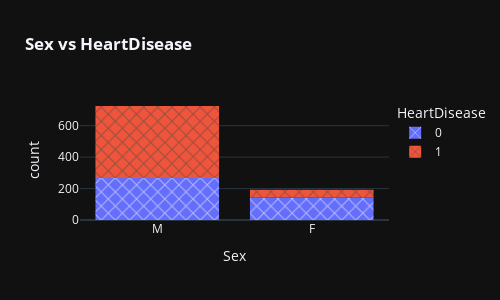

Notebook code cell kept with this figure:
### Code cell
fig = px.histogram(data_frame = df,
             x = "Sex",
             color="HeartDisease", title="<b>Sex vs HeartDisease</b>",
             pattern_shape_sequence=['x'],template='plotly_dark', width=500,height=300)

fig.show()

### Figure 1 — Plotly figure (JSON) as saved in the notebook; plotly's stock layout.template omitted (floating-point values rounded to 4 significant figures; data arrays with more than 128 entries replaced by an {"elided": "..."} marker saying what was removed)
{"data": [{"alignmentgroup": "True", "bingroup": "x", "hovertemplate": "HeartDisease=0<br>Sex=%{x}<br>count=%{y}<extra></extra>", "legendgroup": "0", "marker": {"color": "#636efa", "pattern": {"shape": "x"}}, "name": "0", "offsetgroup": "0", "orientation": "v", "showlegend": true, "type": "histogram", "x": {"elided": "410 str values"}, "xaxis": "x", "yaxis": "y"}, {"alignmentgroup": "True", "bingroup": "x", "hovertemplate": "HeartDisease=1<br>Sex=%{x}<br>count=%{y}<extra></extra>", "legendgroup": "1", "marker": {"color": "#EF553B", "pattern": {"shape": "x"}}, "name": "1", "offsetgroup": "1", "orientation": "v", "showlegend": true, "type": "histogram", "x": {"elided": "508 str values"}, "xaxis": "x", "yaxis": "y"}], "layout": {"barmode": "relative", "height": 300, "legend": {"title": {"text": "HeartDisease"}, "tracegroupgap": 0}, "title": {"text": "<b>Sex vs HeartDisease</b>"}, "width": 500, "xaxis": {"anchor": "y", "domain": [0, 1], "title": {"text": "Sex"}}, "yaxis": {"anchor": "x", "domain": [0, 1], "title": {"text": "count"}}}}
